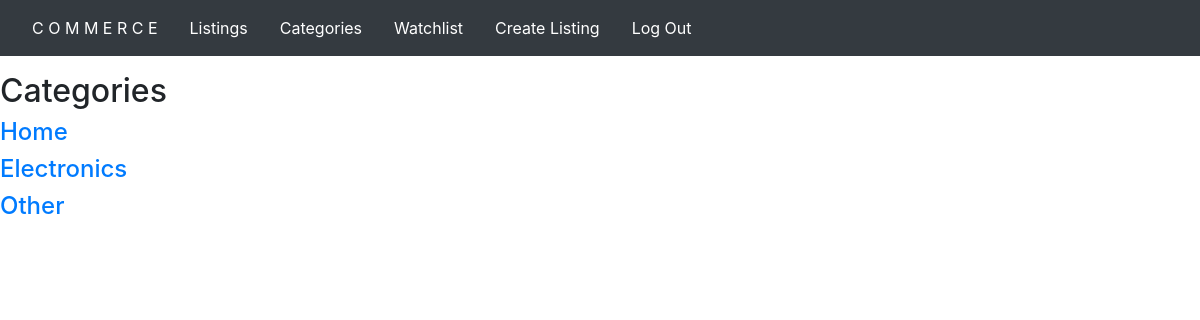
The page /categories (signed in) on the database its author committed.
### auctions/models.py (models this page shows)
class AuctionListing(models.Model):
    title = models.CharField(max_length=64)
    description = models.CharField(max_length=200, default='DEFAULT VALUE')
    starting_price = models.DecimalField(max_digits=7, decimal_places=2)
    image = models.ImageField(blank=True, upload_to="auctions/images/", default="images/no-image.jpg")
    listed_by = models.ForeignKey(User, on_delete=models.CASCADE, related_name="listed_by")
    category = models.CharField(max_length=64)
    active_listing = models.BooleanField()

### auctions/views.py (the view)
# urls.py: path("categories", views.categories, name="categories"),
def categories(request):
    listings = AuctionListing.objects.filter()
    unique_categories = []
    categories = [listing.category for listing in listings]
    for category in categories:
        if category not in unique_categories:
            unique_categories.append(category)
    return render(request, "auctions/categories.html", {
        "listings": listings,
        "unique_categories": unique_categories,
        "categories": categories
    })

### auctions/templates/auctions/categories.html
{% extends "auctions/layout.html" %}
{% block body %}
<h2>Categories</h2>
{% for category in unique_categories %}
        <h4><a href="{% url 'category_listings' category %}">{{ category }}</a></h4>
{% endfor %}
{% endblock %}

### rows shown on the page
AuctionListing: unique_categories "Home"
AuctionListing: unique_categories "Electronics"
AuctionListing: unique_categories "Other"
